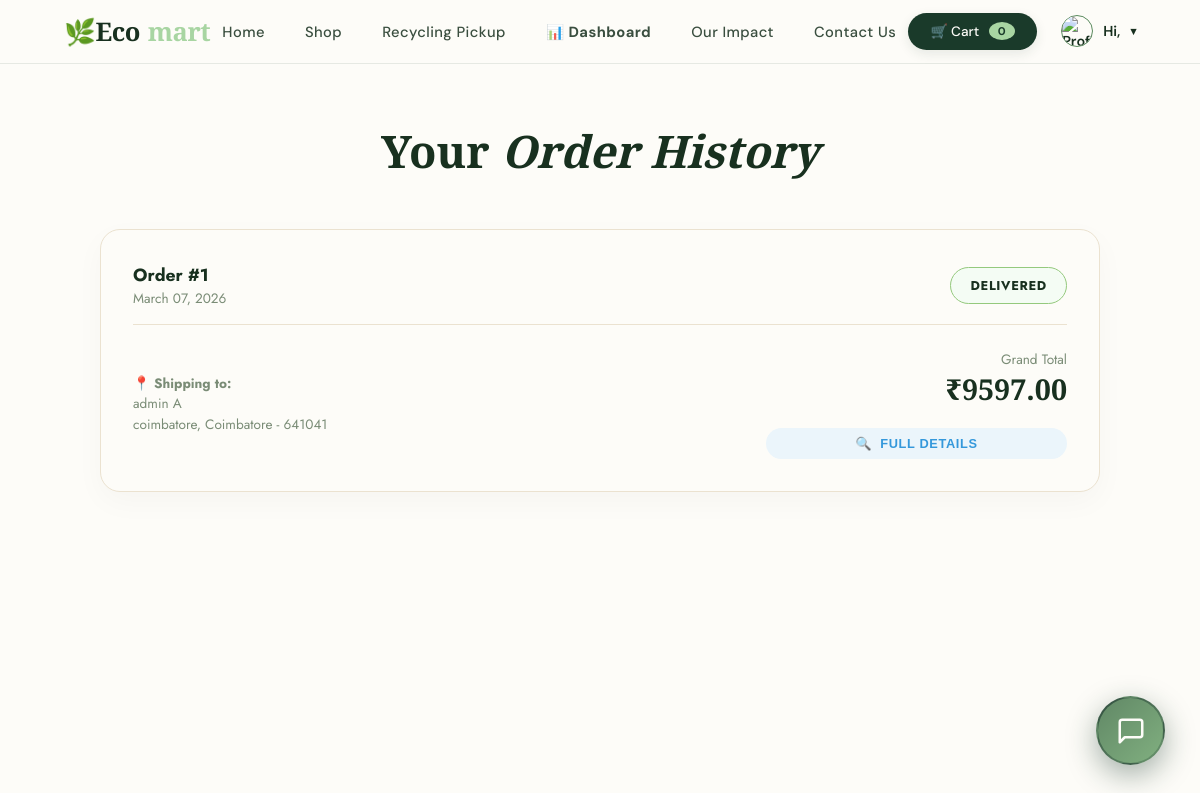
The app's page /my-orders (signed in) with its own data.
### myapp/models.py (models this page shows, shortened)
class Order(models.Model):
    user = models.ForeignKey(Register, on_delete=models.CASCADE)
    full_name = models.CharField(max_length=200)
    email = models.EmailField()
    phone = models.CharField(max_length=15)
    address = models.TextField()
    city = models.CharField(max_length=100)
    zip_code = models.CharField(max_length=10)
    total_price = models.DecimalField(max_digits=10, decimal_places=2)
    created_at = models.DateTimeField(auto_now_add=True)
    STATUS_CHOICES = (
        ('Pending', 'Pending'),
        ('Paid', 'Paid'),
        ('Shipped', 'Shipped'),
        ('Out for Delivery', 'Out for Delivery'),
        ('Delivered', 'Delivered'),
        ('Cancelled', 'Cancelled'),
    )
    status = models.CharField(max_length=20, choices=STATUS_CHOICES, default='Pending')

### myapp/views.py (the view)
# urls.py: path('my-orders', views.my_orders, name='my_orders'),
def my_orders(request):
    if 'user_id' not in request.session:
        return redirect('signin')
    user = Register.objects.get(id=request.session['user_id'])
    orders = Order.objects.filter(user=user).order_by('-created_at')
    return render(request, 'Pages/orders.html', {'orders': orders})

### myapp/context_processors.py (called while the page is built)
def cart_count(request):
    count = 0
    user_role = request.session.get('user_role', 'User')
    if 'user_id' in request.session:
        user_id = request.session['user_id']
        try:
            user = Register.objects.get(id=user_id)
            if user.role != user_role:
                request.session['user_role'] = user.role
                user_role = user.role
        except Register.DoesNotExist:
            request.session.flush()
            return {'cart_count': 0, 'user_role': 'User'}
        cart_items = Cart.objects.filter(user_id=user_id)
        count = sum(item.quantity for item in cart_items)
    return {
        'cart_count': count,
        'user_role': user_role
    }

### myapp/templates/Pages/orders.html (shortened to what this page needs)
{% load static %}
<!DOCTYPE html>
<html lang="en">
<head>
</head>
<body>
    {% include 'base.html' %}
    <div class="orders-container">
        <h1>Your <em>Order History</em></h1>
        {% if orders %}
        {% for order in orders %}
        <div class="order-card">
            <div class="order-header">
                <div>
                    <div class="order-id">Order #{{ order.id }}</div>
                    <div class="order-date">{{ order.created_at|date:"F d, Y" }}</div>
                </div>
                <div class="status-badge
            {% if order.status == 'Pending' %}status-pending
            {% elif order.status == 'Paid' %}status-paid
            {% elif order.status == 'Shipped' %}status-shipped
            {% elif order.status == 'Delivered' %}status-delivered
            {% elif order.status == 'Out for Delivery' %}status-out{% endif %}">
                    {{ order.status }}
                </div>
            </div>
            <div class="order-content">
                <div class="items-list">
                    <div class="shipping-info">
                        <strong>📍 Shipping to:</strong><br>
                        {{ order.full_name }}<br>
                        {{ order.address }}, {{ order.city }} - {{ order.zip_code }}
                    </div>
                </div>
                <div class="order-total">
                    <div style="font-size: 0.85rem; color: var(--muted);">Grand Total</div>
                    <div class="total-price">₹{{ order.total_price }}</div>
                    <button class="status-badge status-shipped" style="margin-top: 20px; border: none; cursor: pointer; display: flex; align-items: center; gap: 8px; width: 100%; justify-content: center;" onclick="toggleOrderModal('orderModal-{{ order.id }}')">
                        <span>🔍</span> Full Details
                    </button>
                </div>
            </div>
        </div>
        {% endfor %}
        {% endif %}
    </div>
</body>
</html>

### myapp/templates/Pages/orders.html (style rules this page uses)
:root { --forest: #18301f; --moss: #2b5235; --sage: #4e7e55; --mint: #94c97d; --cream: #f6f1e8; --sand: #ebe2d0; --white: #fdfcf8; --text: #1a2418; --muted: #7a8c76; }
body { font-family: 'Jost', sans-serif; background: var(--white); color: var(--text); margin: 0; padding: 0; }
.orders-container { max-width: 1000px; margin: 120px auto 60px; padding: 0 2rem; }
h1 { font-family: 'Cormorant Garamond', serif; font-size: 2.8rem; color: var(--forest); margin-bottom: 3rem; text-align: center; }
.order-card { background: var(--white); border: 1px solid var(--sand); border-radius: 20px; padding: 2rem; margin-bottom: 2rem; box-shadow: 0 10px 30px rgba(0, 0, 0, 0.03); transition: transform 0.3s ease; }
.order-header { display: flex; justify-content: space-between; align-items: center; border-bottom: 1px solid var(--sand); padding-bottom: 1rem; margin-bottom: 1.5rem; }
.order-id { font-weight: 700; color: var(--forest); font-size: 1.1rem; }
.order-date { font-size: 0.85rem; color: var(--muted); }
.status-badge { padding: 0.5rem 1.2rem; border-radius: 100px; font-size: 0.8rem; font-weight: 700; text-transform: uppercase; letter-spacing: 0.05em; }
.status-shipped { background: #ebf5fb; color: #3498db; }
.status-delivered { background: #f4fcf4; color: var(--forest); border: 1px solid var(--mint); }
.order-content { display: grid; grid-template-columns: 2fr 1fr; gap: 2rem; }
.items-list { display: flex; flex-direction: column; gap: 1rem; }
.order-total { text-align: right; }
.total-price { font-family: 'Cormorant Garamond', serif; font-size: 1.8rem; font-weight: 700; color: var(--forest); }
.shipping-info { margin-top: 1.5rem; font-size: 0.85rem; color: var(--muted); line-height: 1.5; }

### myapp/templates/base.html (style rules this page uses)
:root { --forest-base: #1a3a2a; --sage-base: #5a8a5e; --mint-base: #a8d5a2; --cream-base: #f5f0e8; --white-base: #fdfcf8; --text-base: #1a2418; --muted-base: #6b7c6a; }

### records on screen
Order: id "1", created_at "March 07, 2026", status "DELIVERED", full_name "admin A", address "coimbatore", city "Coimbatore", zip_code "641041", total_price "9597.00"

### other values on screen
{{ cart_count }} "0"
